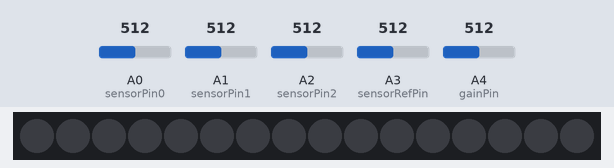
Bench run of a sketch on a simulated Arduino Uno, built with avr-gcc and run on an emulated ATmega328P. Shown: 16 RGB LEDs in strip order, left to right. The test bench sets the inputs (shaded band); at power-on: A3 (sensorRefPin) = 512, A0 (sensorPin0) = 512, A4 (gainPin) = 512, A1 (sensorPin1) = 512, A2 (sensorPin2) = 512. Dim RGB values are drawn brighter than linear; random numbers use the default seed unless the sketch sets one.

Above: at 1.2 s.
1.3 s: A3 (sensorRefPin) set to 350
At 1.78 s:
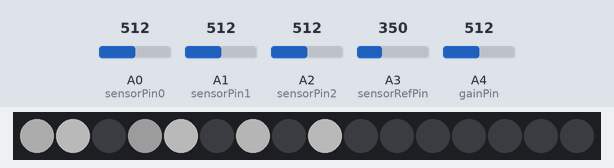
3.7 s: A0 (sensorPin0) set to 50
At 3.98 s:
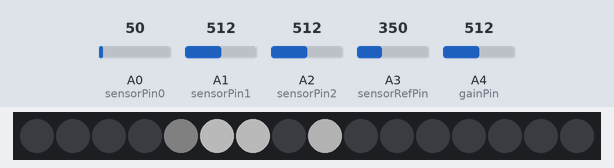
5.3 s: A4 (gainPin) set to 350
At 5.55 s:
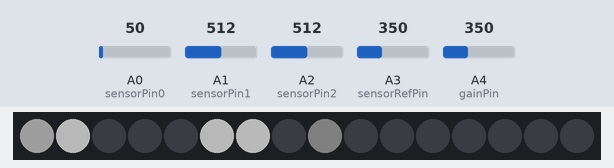
6.8 s: A1 (sensorPin1) set to 30
8.4 s: A2 (sensorPin2) set to 30
At 8.69 s:
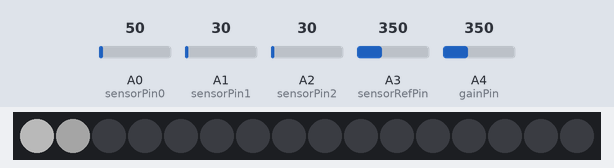
10.0 s: A3 (sensorRefPin) set to 370
Timing chart, 0 to 12.5 s (numbered marks = the images above; inputs shaded):
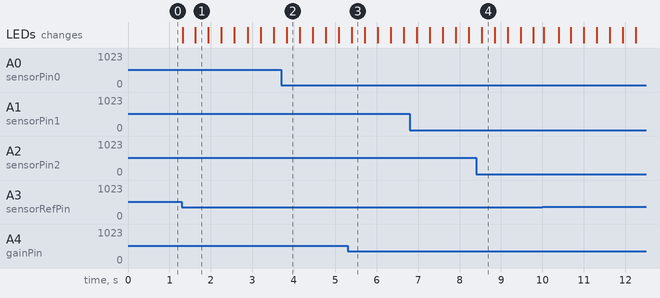

The sketch:

cp_prism_1-5-2016.ino
```cpp
//CP_PRISM 1-5-2016

//Include Header Files here
#include "Tlc5940.h"
#include "math.h"

//Intialize Sensor Pins
int sensorPin0 = A0;    // select the input pin for the potentiometer
int sensorPin1 = A1;    // select the input pin for the potentiometer
int sensorPin2 = A2;    // select the input pin for the potentiometer
int sensorRefPin = A3;
int gainPin = A4;      // pin that reads from the potentiometer
int sensorValue0 = 0;  // variable to store the value coming from the sensor
int sensorValue1 = 0;  // variable to store the value coming from the sensor
int sensorValue2 = 0;  // variable to store the value coming from the sensor
int sensorRef = 0;
int gainValue = 0;

int threshold1 = 0;
int threshold2 = 0;
int threshold3 = 0;
int sensorThresh = 10;
int magnitude0;
int magnitude1;
int magnitude2;
float i;

void setup()
{
  Tlc.init();
  Serial.begin(9600);
}

// The main program runs in this loop.
void loop() {

  // Read the value from the sensor:
  sensorValue0 = analogRead(sensorPin0);
  sensorValue1 = analogRead(sensorPin1);
  sensorValue2 = analogRead(sensorPin2);
  sensorRef = analogRead(sensorRefPin);
  gainValue = analogRead(gainPin);
  sensorRef = abs(sensorRef - 512);
  threshold1 = floor(gainValue / 10);
  threshold2 = floor(gainValue / 10);
  threshold3 = floor(gainValue / 10) + 5;

  magnitude0 = (sensorRef * 7);
  if (magnitude0 > 4000) {
    magnitude0 = 4000;
  }
  magnitude1 = (sensorRef * 7);
  if (magnitude1 > 4000) {
    magnitude1 = 4000;
  }
  magnitude2 = (sensorRef * 7);
  if (magnitude2 > 4000) {
    magnitude2 = 4000;
  }

  //Serial.print(sensorRefPin);

  // Turn the LEDs on
  if (sensorValue0 > threshold1 && sensorRef > sensorThresh) { //40
    HSV_to_RGB_LED0(random(0, 120), 1, 1, magnitude0);
  }
  else {
    HSV_to_RGB_LED0(0, 0, 0, 0);
  }
  if (sensorValue1 > threshold2 && sensorRef > sensorThresh) { //20
    HSV_to_RGB_LED1(random(80, 280), 1, 1, magnitude1);
  }
  else {
    HSV_to_RGB_LED1(0, 0, 0, 0);
  }
  if (sensorValue2 > threshold3 && sensorRef > sensorThresh) { //30
    HSV_to_RGB_LED2(random(240 , 360), 1, 1, magnitude2);
  }
  else {
    HSV_to_RGB_LED2(0, 0, 0, 0);
  }
  delay(20);
}

void HSV_to_RGB_LED0(float h, float s, float v, float i) {
  float c = s * v;
  float x = c * (1 - abs((fmod((h / 60), 2) - 1)));
  float m = v - c;
  float r, g, b;
  if (0 <= h && h < 60) {
    r = c; g = x; b = 0;
  }
  else if (60 <= h && h < 120) {
    r = x; g = c; b = 0;
  }
  else if (120 <= h && h < 180) {
    r = 0; g = c; b = x;
  }
  else if (180 <= h && h < 240) {
    r = 0; g = x; b = c;
  }
  else if (240 <= h && h < 300) {
    r = x, g = 0; b = c;
  }
  else if (300 <= h && h < 360) {
    r = c; g = 0; b = x;
  }

  Tlc.set(0, floor(i * (r + m)));
  Tlc.set(1, floor(i * (g + m)));
  Tlc.set(2, floor(i * (b + m)));
  Tlc.update();

}

void HSV_to_RGB_LED1(float h, float s, float v, float i) {
  float c = s * v;
  float x = c * (1 - abs((fmod((h / 60), 2) - 1)));
  float m = v - c;
  float r, g, b;
  if (0 <= h && h < 60) {
    r = c; g = x; b = 0;
  }
  else if (60 <= h && h < 120) {
    r = x; g = c; b = 0;
  }
  else if (120 <= h && h < 180) {
    r = 0; g = c; b = x;
  }
  else if (180 <= h && h < 240) {
    r = 0; g = x; b = c;
  }
  else if (240 <= h && h < 300) {
    r = x, g = 0; b = c;
  }
  else if (300 <= h && h < 360) {
    r = c; g = 0; b = x;
  }

  Tlc.set(3, floor(i * (r + m)));
  Tlc.set(4, floor(i * (g + m)));
  Tlc.set(5, floor(i * (b + m)));
  Tlc.update();

}

void HSV_to_RGB_LED2(float h, float s, float v, float i) {
  float c = s * v;
  float x = c * (1 - abs((fmod((h / 60), 2) - 1)));
  float m = v - c;
  float r, g, b;
  if (0 <= h && h < 60) {
    r = c; g = x; b = 0;
  }
  else if (60 <= h && h < 120) {
    r = x; g = c; b = 0;
  }
  else if (120 <= h && h < 180) {
    r = 0; g = c; b = x;
  }
  else if (180 <= h && h < 240) {
    r = 0; g = x; b = c;
  }
  else if (240 <= h && h < 300) {
    r = x, g = 0; b = c;
  }
  else if (300 <= h && h < 360) {
    r = c; g = 0; b = x;
  }

  Tlc.set(6, floor(i * (r + m)));
  Tlc.set(7, floor(i * (g + m)));
  Tlc.set(8, floor(i * (b + m)));
  Tlc.update();

}
```

Measured:
- after the input at 1.3 s, the LEDs: first change at once (image 1 shows a later state)
